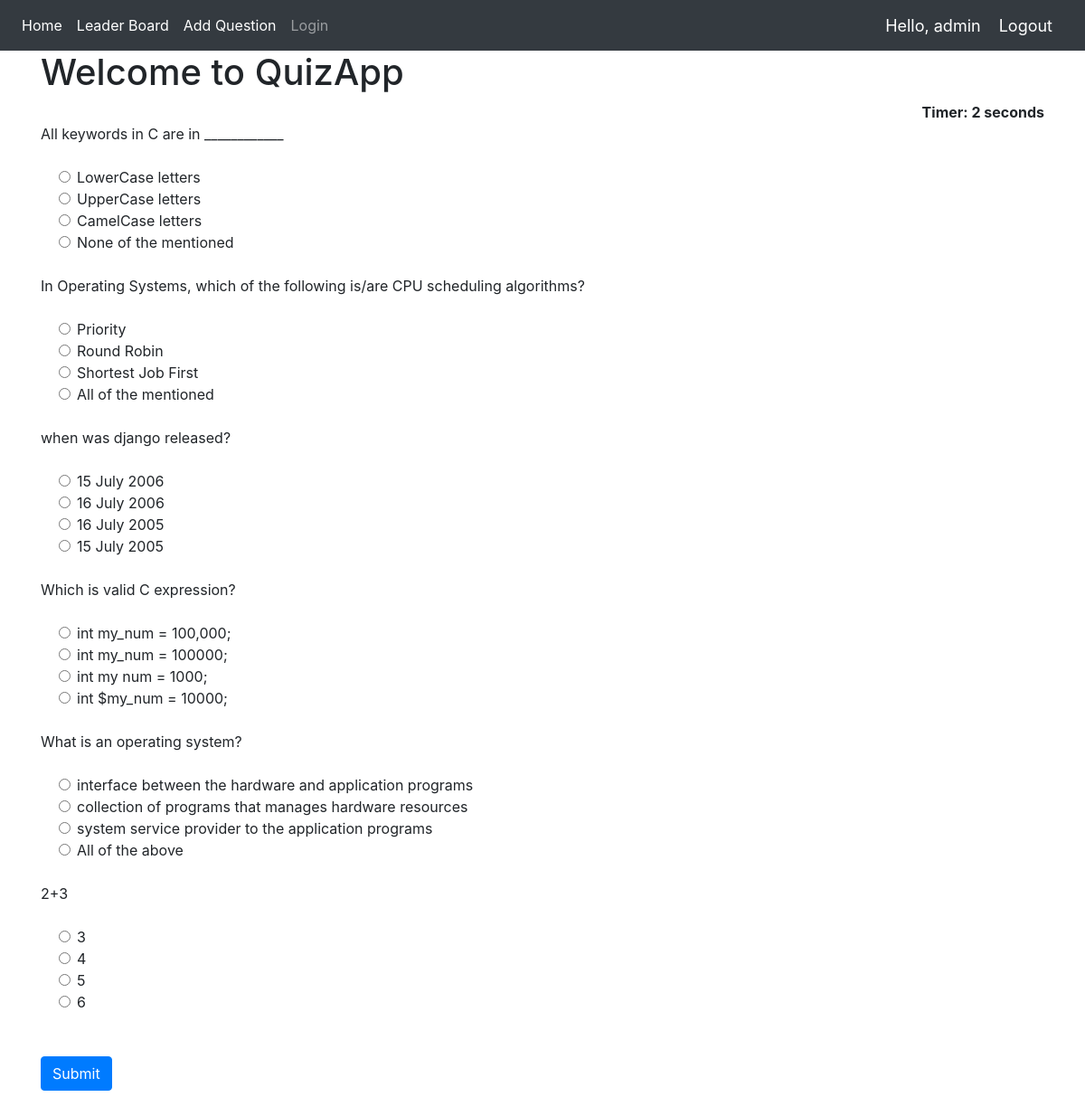
The app's page / (signed in) with its own data.
### Quiz/models.py (models this page shows, shortened)
class QuesModel(models.Model):
    question = models.CharField(max_length=200,null=True)
    op1 = models.CharField(max_length=200,null=True)
    op2 = models.CharField(max_length=200,null=True)
    op3 = models.CharField(max_length=200,null=True)
    op4 = models.CharField(max_length=200,null=True)
    ans = models.CharField(max_length=200,null=True)

### Quiz/views.py (the view)
# urls.py: 2. Add a URL to urlpatterns:  path('', views.home, name='home')
def home(request):
    if request.method == 'POST':
        print(request.POST)
        questions=QuesModel.objects.all()
        score=0
        wrong=0
        correct=0
        total=0
        for q in questions:
            total+=1
            print(request.POST.get(q.question))
            print(q.ans)
            print()
            if q.ans ==  request.POST.get(q.question):
                score+=10
                correct+=1
            else:
                wrong+=1
        percent = score/(total*10) *100
        context = {
            'score':score,
            'time': request.POST.get('timer'),
            'correct':correct,
            'wrong':wrong,
            'percent':percent,
            'total':total
        }
        res = Result(score=score)
        res.save()
        return render(request,'Quiz/result.html',context)
    else:
        questions=QuesModel.objects.all()
        context = {
            'questions':questions
        }
        return render(request,'Quiz/home.html',context)

### Quiz/templates/Quiz/home.html (shortened to what this page needs)
{% extends 'Quiz/dependencies.html' %}
{% block content %}
{% load static %}
<div class="container ">
<h1>Welcome to QuizApp</h1>
<div align="right " id="displaytimer"><b>Timer: 0 seconds</b></div>
 <form method='post' action=''>
    {% for q  in questions%}
    <div class="form-group">
      <label for="question">{{q.question}}</label>
    </div>
    <div class="form-check">
        <div class="form-check">
            <input class="form-check-input" type="radio" name="{{q.question}}" id="gridRadios1" value="option1">
            <label class="form-check-label" for="gridRadios1">
                {{q.op1}}
            </label>
        </div>
        <div class="form-check">
            <input class="form-check-input" type="radio" name="{{q.question}}" id="gridRadios2" value="option2">
            <label class="form-check-label" for="gridRadios2">
                {{q.op2}}
            </label>
        </div>
        <div class="form-check">
            <input class="form-check-input" type="radio" name="{{q.question}}" id="gridRadios1" value="option3">
            <label class="form-check-label" for="gridRadios1">
                {{q.op3}}
            </label>
        </div>
        <div class="form-check">
            <input class="form-check-input" type="radio" name="{{q.question}}" id="gridRadios2" value="option4">
            <label class="form-check-label" for="gridRadios2">
                {{q.op4}}
            </label>
        </div>
        <br>
    </div>
    {% endfor %}
    <br>
    <button type="submit" class="btn btn-primary">Submit</button>
  </form>
</div>
{% endblock %}

### Quiz/templates/Quiz/navbar.html (shortened to what this page needs)
{% load static %}
<nav class="navbar navbar-expand-lg navbar-dark bg-dark">
  <div class="collapse navbar-collapse" id="navbarNav">
    <ul class="navbar-nav">
      <li class="nav-item active">
        <a class="nav-link" href="{% url 'home' %}">Home</a>
        <li class="nav-item active"><a href="{% url 'leaderboard' %}" class="nav-link">Leader Board</a></li>
      </li>
      {% if request.user.is_staff %}
      <li class="nav-item active">
        <a class="nav-link" href="{% url 'addQuestion' %}">Add Question</a>
      </li>
      {% endif %}
      <li class="nav-item">
        <a class="nav-link" href="{% url 'login' %}">Login</a>
      </li>
    </ul>
  </div>
  <span class="greet">Hello, {{request.user}}</span>
  <span ><a  class="greet" href="{% url 'logout' %}">Logout</a></span>
</nav>

### Quiz/templates/Quiz/navbar.html (style rules this page uses)
.greet { font-size: 18px; color: #fff; margin-right: 20px; }

### records on screen
QuesModel: question "All keywords in C are in ____________", op1 "LowerCase letters", op2 "UpperCase letters", op3 "CamelCase letters", op4 "None of the mentioned"
QuesModel: question "In Operating Systems, which of the following is/are CPU scheduling algorithms?", op1 "Priority", op2 "Round Robin", op3 "Shortest Job First", op4 "All of the mentioned"
QuesModel: question "when was django released?", op1 "15 July 2006", op2 "16 July 2006", op3 "16 July 2005", op4 "15 July 2005"
QuesModel: question "Which is valid C expression?", op1 "int my_num = 100,000;", op2 "int my_num = 100000;", op3 "int my num = 1000;", op4 "int $my_num = 10000;"
QuesModel: question "What is an operating system?", op1 "interface between the hardware and application programs", op2 "collection of programs that manages hardware resources", op3 "system service provider to the application programs", op4 "All of the above"
QuesModel: question "2+3", op1 "3", op2 "4", op3 "5", op4 "6"

### other values on screen
{{ request.user }} "admin"
